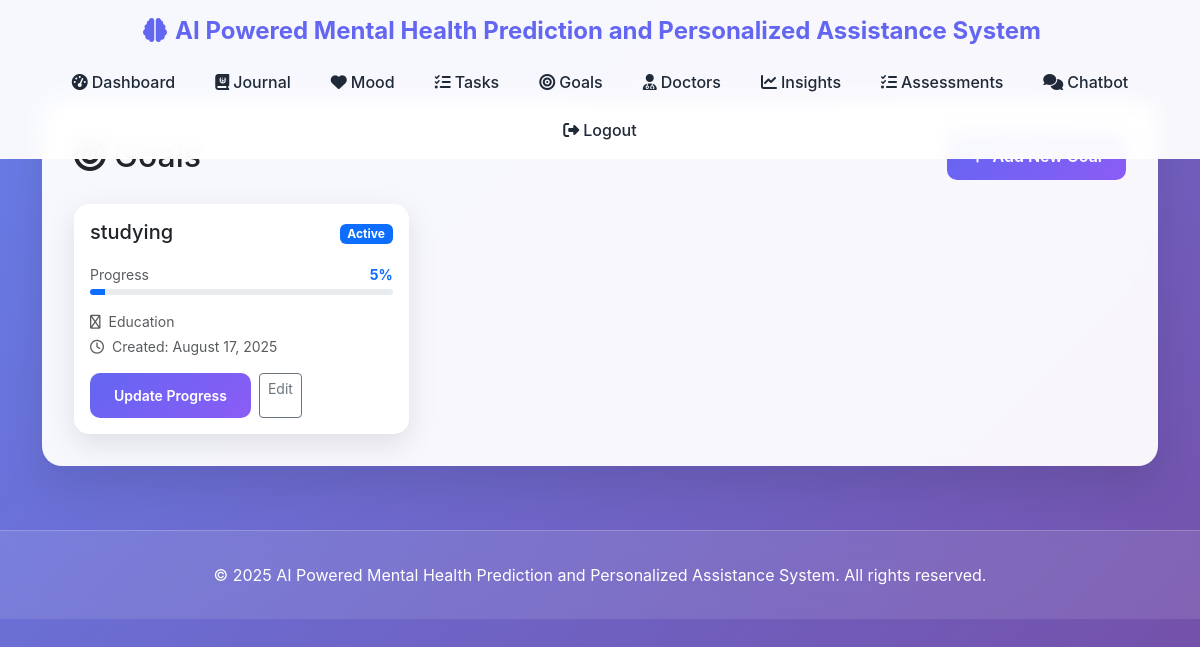
Before: /goals/ (signed in) with the older database file.
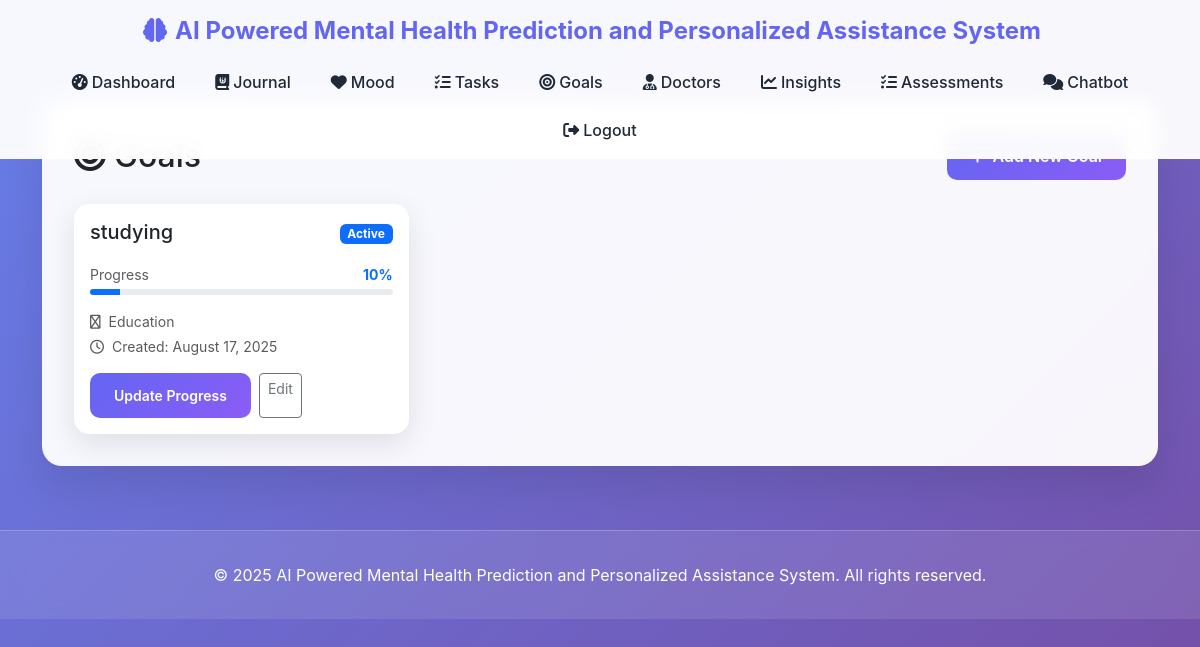
After: the same page with the newer database file.
### models.py (models this page shows)
class Goal(db.Model):
    __tablename__ = 'goals'
    id = db.Column(db.Integer, primary_key=True)
    user_id = db.Column(db.Integer, db.ForeignKey('users.id'), nullable=False)
    title = db.Column(db.String(200), nullable=False)
    description = db.Column(db.Text)
    category = db.Column(db.String(50))  # e.g., "Health", "Career", "Personal"
    target_date = db.Column(db.Date)
    progress = db.Column(db.Integer, default=0)  # 0-100 percentage
    status = db.Column(db.String(20), default='active')  # active, completed, abandoned
    created_at = db.Column(db.DateTime, default=lambda: datetime.now(timezone.utc))
    updated_at = db.Column(db.DateTime, default=lambda: datetime.now(timezone.utc), onupdate=lambda: datetime.now(timezone.utc))

### routes.py (the view)
@goals_bp.route('/')
@login_required
def index():
    goals = Goal.query.filter_by(user_id=current_user.id).order_by(Goal.target_date.asc()).all()
    return render_template('goals/index.html', goals=goals)

### app.py (called while the page is built)
@login_manager.user_loader
def load_user(user_id):
    return User.query.get(int(user_id))

### templates/goals/index.html (shortened to what this page needs)
{% extends "base.html" %}
{% block content %}
<div class="main-content">
    <div class="d-flex justify-content-between align-items-center mb-4">
        <h1 class="h2 text-dark mb-0">
        </h1>
        <a href="{{ url_for('goals.new_goal') }}" class="btn btn-primary">
        </a>
    </div>
    {% if goals %}
    <div class="row g-4">
        {% for goal in goals %}
        <div class="col-md-6 col-lg-4">
            <div class="card h-100 {% if goal.status == 'completed' %}opacity-75{% endif %}">
                <div class="card-body d-flex flex-column">
                    <div class="d-flex justify-content-between align-items-start mb-3">
                        <div class="flex-grow-1 me-3">
                            <h5 class="card-title mb-1" {% if goal.status == 'completed' %}style="text-decoration: line-through;"{% endif %}>{{ goal.title }}</h5>
                        </div>
                        <div>
                            {% if goal.status == 'completed' %}
                            <span class="badge bg-success">Completed</span>
                            {% elif goal.status == 'abandoned' %}
                            <span class="badge bg-danger">Abandoned</span>
                            {% else %}
                            <span class="badge bg-primary">Active</span>
                            {% endif %}
                        </div>
                    </div>
                    <div class="mb-3">
                        <div class="d-flex justify-content-between align-items-center mb-1">
                            <span class="small text-muted">Progress</span>
                            <span class="small fw-bold text-primary">{{ goal.progress }}%</span>
                        </div>
                        <div class="progress" style="height: 6px;">
                            <div class="progress-bar bg-primary" role="progressbar" style="width: {{ goal.progress }}%"></div>
                        </div>
                    </div>
                    <ul class="list-unstyled small text-muted mb-3">
                        {% if goal.category %}
                        <li class="mb-1"><i class="far fa-tag me-2"></i>{{ goal.category|title }}</li>
                        {% endif %}
                        <li><i class="far fa-clock me-2"></i>Created: {{ goal.created_at.strftime('%B %d, %Y') }}</li>
                    </ul>
                    <div class="mt-auto d-flex gap-2">
                        {% if goal.status == 'active' %}
                        <button onclick="updateProgress({{ goal.id }})" class="btn btn-primary btn-sm">
                            Update Progress
                        </button>
                        {% endif %}
                        <a href="#" class="btn btn-outline-secondary btn-sm">Edit</a>
                    </div>
                </div>
            </div>
        </div>
        {% endfor %}
    </div>
    {% endif %}
</div>
{% endblock %}

Changed rows visible on the page:
changed Goal "studying": progress "5" → "10"
